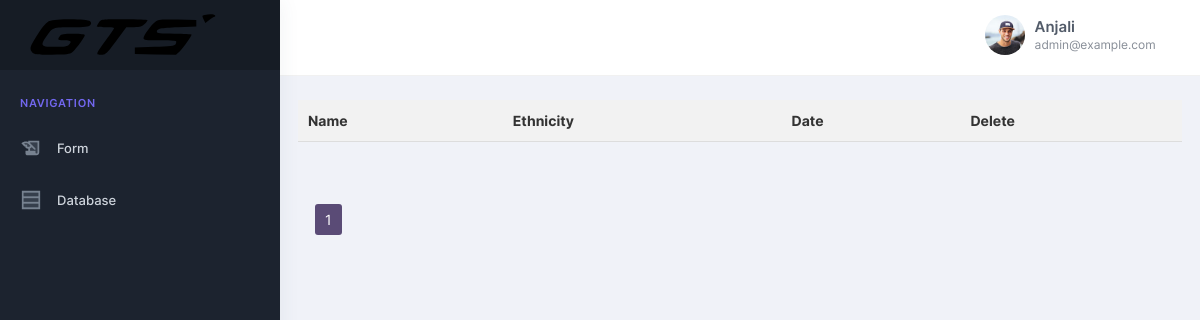
/db/ (signed in), run on an earlier commit of the app's database.
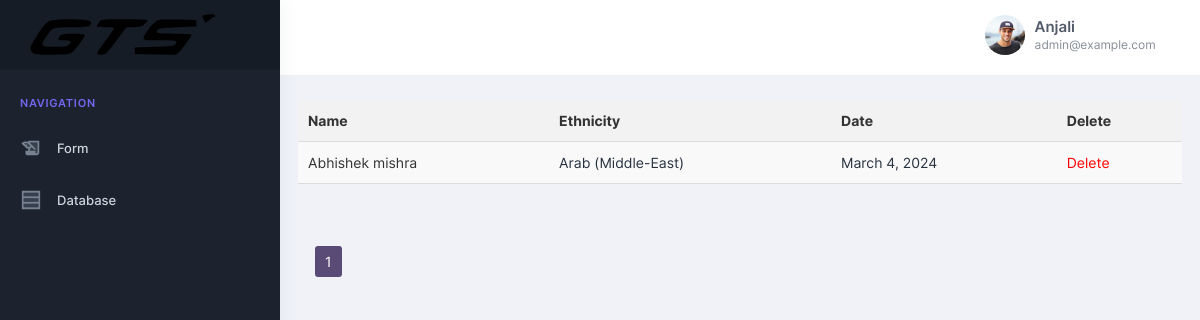
And on a later commit of the database.
### apps/home/models.py (models this page shows)
class RecordingDetail(models.Model):
    WPGs = [
        ('WP1','WP1'),
        ('WP2','WP2'),
        ('WP3','WP3'),
        ('WP4','WP4'),
        ('WP5','WP5'),
    ]
    WPTs = [
        ('WP1-TV','WP1-TV'),
        ('WP1-K','WP1-K'),
        ('WP2a-TV','WP2a-TV'),
        ('WP2b-TV','WP2b-TV'),
        ('WP2c-TV','WP2c-TV'),
        ('WP2a-K','WP2a-K'),
        ('WP2b-K','WP2c-K'),
        ('WP3-TV','WP3-TV'),
        ('WP3-K','WP3-K'),
        ('WP4-TV','WP4-TV'),
        ('WP4-K','WP4-K'),
        ('WP5-TV','WP5-TV'),
        ('WP5-K','WP5-K')
    ]
    RecordingStatus = [
        ('Completed','Completed'),
        ('Pending','Pending')
    ]
    CarStatus = [
        ('Static','Static'),
        ('Drive','Drive')
    ]
    Ethnicity = [
        ('Caucasian','Caucasian'),
        ('African','African'),
        ('Arab (Middle-East)','Arab (Middle-East)'),
        ('Asians (South-East)','Asians (South-East)'),
        ('Chinese','Chinese'),
        ('Latin/Hispanic','Latin/Hispanic'),
        ('Indian','Indian'),
        ('Others (mixed)','Others (mixed)')
    ]
    Gender = [
        ('M','M'),
        ('F','F')
    ]
    Beard = [
        ('Full beard','Full beard'),
        ('Mustache','Mustache'),
        ('Goatbeard','Goatbeard'),
        ('Henriquatre','Henriquatre')
    ]
    Hair = [
        ('Short hair','Short hair'),
        ('Middle long hair (covering ears, but not long enough to reach the shoulders)','Middle long hair (covering ears, but not long enough to reach the shoulders)'),
        ('Long hair (until shoulder or longer)','Long hair (until shoulder or longer)'),
        ('Bald head','Bald head')
    ]
    EyeColour = [
        ('brown','brown'),
        ('gray','gray'),
        ('blue','blue'),
        ('green','green')
    ]
    ClothingAccessoires = [
        ('Masks','Masks'),
        ('Scarfs','Scarfs'),
        ('Hands-free headset','Hands-free headset'),
        ('Head/Ear phones','Head/Ear phones'),
        ('Caps, hats, headscarf and turban','Caps, hats, headscarf and turban'),
        ('Headband','Headband'),
        ('Eyepatch','Eyepatch'),
        ('Earrings','Earrings'),
        ('Nose rings','Nose rings'),
        ('Piercings','Piercings')
    ]
    Glasses = [
        ('Glasses with anti-glare lenses','Glasses with anti-glare lenses'),
        ('Glasses with mirrored lenses','Glasses with mirrored lenses'),
        ('Sunglasses with IR protection in the band of frequency 780 nm – 1.400 nm','Sunglasses with IR protection in the band of frequency 780 nm – 1.400 nm'),
        ('Glasses with complete spectacle frame','Glasses with complete spectacle frame'),
        ('Metal-rimmed glasses','Metal-rimmed glasses'),
        ('Varifocal glasses with power ranging from –10 to +11','Varifocal glasses with power ranging from –10 to +11'),
        ('Glasses with cylindrical lenses for Astigmatism with power ranging from –10 to +11','Glasses with cylindrical lenses for Astigmatism with power ranging from –10 to +11'),
        ('Spherical contact lenses for Astigmatism with power ranging from  –10 to +11','Spherical contact lenses for Astigmatism with power ranging from  –10 to +11'),
        ('Sunglasses with tinted lenses','Sunglasses with tinted lenses')
    ]
    Makeup = [
        ('Makeup eyeliner','Makeup eyeliner'),
        ('Makeup mascara','Makeup mascara'),
        ('Makeup eye shadow','Makeup eye shadow'),
        ('Makeup false eyelashes','Makeup false eyelashes'),
        ('Cover makeup','Cover makeup')
    ]
    name = models.CharField(max_length=100)
    ethnicity=models.CharField(max_length=100,choices=Ethnicity)
    age = models.PositiveIntegerField()
    gender = models.CharField(max_length=10,choices=Gender)
    date = models.DateField(default=timezone.now)
    height = models.PositiveIntegerField()
    beard = models.CharField(max_length=100,choices=Beard,null=True)
    hair = models.CharField(max_length=100,choices=Hair)
    eyecolour = models.CharField(max_length=100,choices=EyeColour)
    workpackage = models.CharField(max_length=100,choices=WPGs)
    workpackagetype = models.CharField(max_length=100,choices=WPTs)
    carnumber = models.CharField(max_length=100,null=True)
    carstatus = models.CharField(max_length=100,choices=CarStatus,null=True)
    action = models.CharField(max_length=255,null=True)
    clothingaccessories=models.CharField(max_length=100,choices=ClothingAccessoires,null=True)
    glasses = models.CharField(max_length=100,choices=Glasses,null=True)
    makeup = models.CharField(max_length=100,choices=Makeup,null=True)
    recordingstatus=models.CharField(max_length=100,choices=RecordingStatus,null=True)
    created_by = models.ForeignKey(User,on_delete=models.CASCADE,null=False)

### apps/home/views.py (the view)
# urls.py: path('db/',views.database,name='database'),
@login_required(login_url="/login/")
def database(request):
    if request.user.username == 'root':
        recording_list = RecordingDetail.objects.all().order_by('-date')
        p = Paginator(recording_list,7)
        page_number = request.GET.get('page')
        page_obj = p.get_page(page_number)
        return render(request,'home/admindb.html',{'page_obj':page_obj})
    else:
        recording_list =  RecordingDetail.objects.filter(created_by=request.user).order_by('-date')
        p = Paginator(recording_list,7)
        page_number = request.GET.get('page')
        page_obj = p.get_page(page_number)
        return render(request,'home/userdb.html',{'page_obj':page_obj})

### apps/templates/home/userdb.html (shortened to what this page needs)
{% extends "layouts/base.html" %}
{% block content %}
	<div class="pc-container">
		<div class="pcoded-content">
			<div class="row">
                <table>
                    <tr>
                        <th>Name</th>
                        <th>Ethnicity</th>
                        <th>Date</th>
                        <th>Delete</th>
                    </tr>
                    {% for r in page_obj.object_list %}
                    <tr>
                        <td><a href="{% url 'edit_form' r.id %}">{{r.name}}</a></td>
                        <td>{{r.ethnicity}}</td>
                        <td>{{r.date}}</td>
                        <td><a href="{% url 'delete_rec' r.id %}" class="delete-link">Delete</a></td>
                    </tr>
                    {% endfor %}
                </table>
			</div>
            <br><br>
            <center class="pagination">
                <span>{{page_obj.number}}</span>
            </center>
		</div>
	</div>
{% endblock content %}

What changed in the data, as far as the page shows it:
added RecordingDetail: name "Abhishek mishra", ethnicity "Arab (Middle-East)", date "March 4, 2024"
